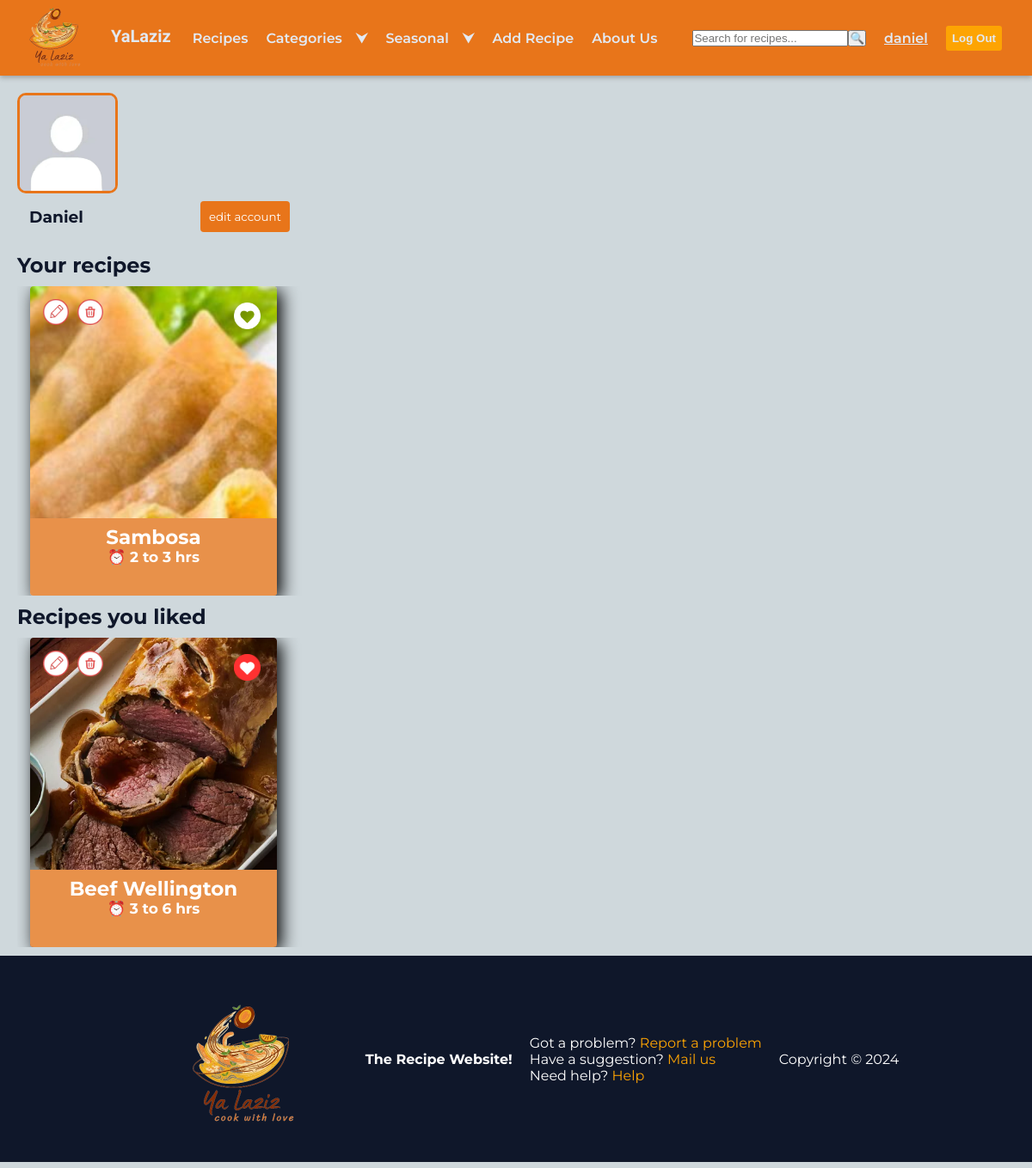
The page /myaccount/1 (signed in) on the database as committed earlier.
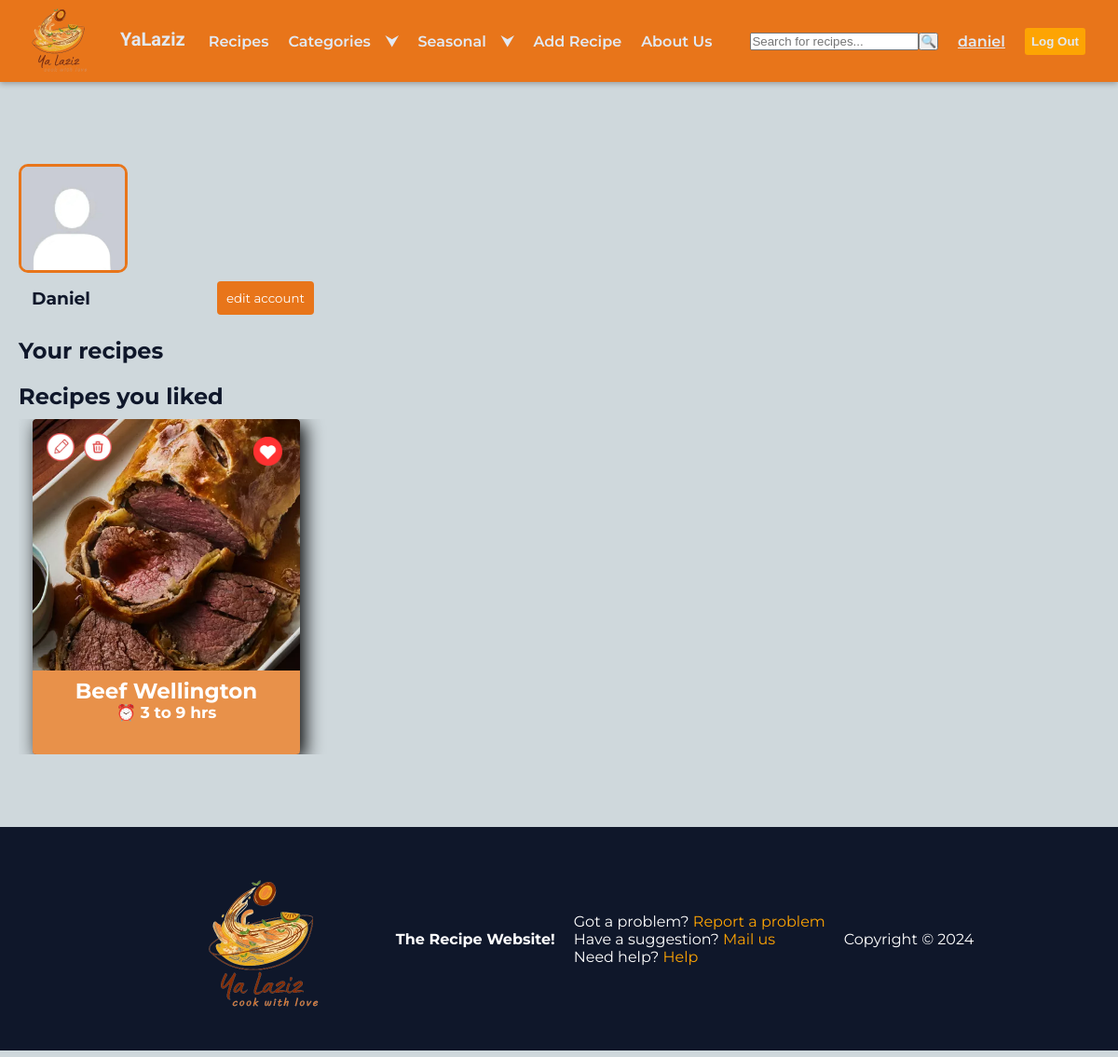
The same page on the database as committed later.
### yaLazizApp/models.py (models this page shows)
class User(AbstractUser):
    isAdmin = models.BooleanField(default=False)
    userphoto=models.ImageField(upload_to='Photos/', default='static/Photos/acc pic.png')
    last_login = models.DateTimeField(null=True, blank=True)

class Recipe(models.Model):
    name= models.CharField(max_length=255)
    coverPhoto= models.ImageField(upload_to='Photos/')
    mainPhoto= models.ImageField(upload_to='Photos/')
    duration = models.CharField(max_length=255)
    category = models.CharField(max_length=100)
    season= models.CharField(max_length=100)
    userId= models.ForeignKey(User, on_delete=models.CASCADE)
    visit_count = models.PositiveIntegerField(default=0)

### yaLazizApp/views.py (the view)
# urls.py: path('myaccount/<int:Id>',views.myAcc,name="myAcc"),
def myAcc(request,Id):
    template= loader.get_template('my account.html')
    fav= Favorite.objects.filter(userId=request.user.id).values_list('recipeId', flat=True)
    context = {
        'isAdmin': request.user.is_authenticated and request.user.isAdmin,
        'isSigned': request.user.is_authenticated,
        'user': User.objects.get(id=Id),
        'recipes':Recipe.objects.filter(userId=request.user),
        'Favorites':list(fav),
        'allRec':Recipe.objects.all(),
    }
    return HttpResponse(template.render(context,request))

### yaLazizApp/templates/my account.html (shortened to what this page needs)
<!DOCTYPE html>
{% extends "index.html" %}
{%load static%}
{%block additionalLinks%}
    <link rel="stylesheet" href="{%static 'css/my acc.css'%}">
    <link rel="stylesheet" href="{%static 'css/cards.css'%}">
{%endblock%}
{%block main%}
    <div class="page myAccPage">
        <main>
            <div class="header">
                <div class="userPhoto">
                    <img id="ph" class="photo" src="{{user.userphoto.url}}" alt="Account Photo">
                </div>
                <div class="container">
                    <div class="userName">
                        <h3 class="user">{{user.username|capfirst}}</h3>
                    </div>
                    <a href="{% url 'editAcc' %}">
                        <button class="editButton">edit account</button>
                    </a>
                </div>
            </div>
            <section class="section">
                <div class="content">
                    <div class="add">
                        <h1 class="added">Your recipes</h1>
                        <div class="grid" id="userGrid">
                            {%for recipe in recipes%}
                             <div class="recipe" id={{recipe.id}}>
                                <div class="edit">
                                    <img src="{% static 'Photos/editButton.png'%}" alt="" class="editRecipe" title="Edit Recipe">
                                    <img src="{% static 'Photos/deleteButton.png'%}" alt="" class="deleteRecipe" title="Delete Recipe">
                                </div>
                                {% if recipe.id in Favorites %}
                                    <img src="{% static 'Photos/heartRed.png'%}" alt="" title="remove from favorites" class="favorite_button">
                                {% else %}
                                    <img src="{% static 'Photos/heartWhite.png'%}" alt="" title="add to favorites" class="favorite_button">
                                {% endif %}
                                <img src={{recipe.coverPhoto.url}} alt="{{recipe.name}}" class="coverImg">
                                <div class="info">
                                    <h3>{{recipe.name}}</h3>
                                    <h5>&#x23F0; {{recipe.duration}}</h5>
                                </div>
                            </div>
                            {% endfor %}
                        </div>
                    </div>
                    <div class="favorite">
                        <h1 class="fav">Recipes you liked</h1>
                        <div class="grid" id="favoriteGrid">
                            {%for fav in Favorites %}
                             {%for Recipe in allRec%}
                            {%if fav == Recipe.id%}
                             <div class="recipe" id={{Recipe.id}}>
                                <div class="edit">
                                    <img src="{% static 'Photos/editButton.png'%}" alt="" class="editRecipe" title="Edit Recipe">
                                    <img src="{% static 'Photos/deleteButton.png'%}" alt="" class="deleteRecipe" title="Delete Recipe">
                                </div>
                                <img src="{% static 'Photos/heartRed.png'%}" alt="" title="remove from favorites" class="favorite_button">
                                <img src={{Recipe.coverPhoto.url}} alt="{{Recipe.name}}" class="coverImg">
                                <div class="info">
                                    <h3>{{Recipe.name}}</h3>
                                    <h5>&#x23F0; {{Recipe.duration}}</h5>
                                </div>
                            </div>
                            {%endif%}
                            {%endfor%}
                            {% endfor %}
                        </div>
                    </div>
                </div>
            </section>
        </main>
    </div>
{%endblock main%}

### yaLazizApp/templates/index.html (shortened to what this page needs)
{% load static %}
<!DOCTYPE html>
<html lang="en">
<head>
    <link rel="stylesheet" href="{%static 'css/index.css'%}">
    <link rel="stylesheet" href="{% static 'css/main.css' %}">
    {% block additionalLinks%}{%endblock%}
</head>
<body>
    <div class="page mainPage">
        <nav>
            <div class="nav container">
                <div class="navBegin">
                    <div class="icon"><a href="/" id="indexHref"><img src="{% static 'Photos/yaLaziz.png' %}"
                                alt="Recipe" height="150px" title="Recipe" class="logo">YaLaziz</a></div>
                </div>
                <div class="links" id="links">
                    <ul class="mainNav">
                        <li class="recipes">
                            <a href="/recipes" class="navLink">Recipes</a>
                        </li>
                        <li class="categories">
                            <div class="navLink">Categories <div class="arrow">&#11167;</div>
                            </div>
                        </li>
                        <li class="seasonal">
                            <div class="navLink">Seasonal <div class="arrow">&#11167;</div>
                            </div>
                        </li>
                        <li class="addRecipe"><a href="/add_recipe" class="navLink" id="addRecipeHref">Add Recipe</a>
                        </li>
                        <li class="about"><a href="/about" class="navLink">About Us</a></li>
                        <li id="searchItem">
                            <form method="get" action="{% url 'search' %}" id="searchForm">
                                <input type="text" name="q" placeholder="Search for recipes..." value="{{ request.GET.q|default:'' }}">
                                <button type="submit">&#128269;</button>
                            </form>
                        </li>
                        {% if user.is_authenticated %}
                        <li class="account"><a href="/myaccount/{{user.id}}" class="navLink">{{user.username}}</a></li>
                        {% else %}
                        <li class="account"><a class="navLink">Account</a></li>
                        {% endif %}
                        <li class="logout"><button><a  class="navLink">Log Out</a></button></li>
                    </ul>
                </div>
            </div>
        </nav>
        <main>
            {% block main %}{% endblock %}
        </main>
        <footer>
            <a href="index.html"><img src="{% static 'Photos/yaLaziz.png' %}" alt="Recipe" height="250px" title="Recipe"
                    class="logo"></a>
            <h4>The Recipe Website!</h4>
            <div>
                <div>
                    <label for="prob"> Got a problem?</label>
                    <a id="prob" href="Report_a_problem.html">Report a problem</a>
                </div>
                <div>
                    <label for="suggest"> Have a suggestion?</label>
                    <a id="suggest" href="mailto:danielsameh21@mail.com">Mail us</a>
                </div>
                <div>
                    <label for="help"> Need help?</label>
                    <a id="help" href="Help.html">Help</a>
                </div>
            </div>
            <div class="copyright">Copyright &#169; 2024</div>
        </footer>
    </div>
</body>
</html>

### yaLazizApp/static/css/index.css (style rules this page uses)
:root { --backgroundColor: hsl(217, 43%, 92%); --mainColor: #E8751A; --secColor: #FDA403; --textColor: var(--grey-900); --max-width: 1120px; --fixed-width: 600px; --grey-900: #0f172a; --navColor:#231336; }
* { -webkit-box-sizing: border-box; -moz-box-sizing: border-box; box-sizing: border-box; margin: 0px; padding: 0px; }
body { background-color: var(--clr-gray200); font-family: "Roboto Mono", monospace, "Chivo", sans-serif; font-family: "Montserrat", sans-serif; font-size: 1rem; }
ul { list-style: none; }
a { text-decoration: none; }
.container { margin-inline: 1.5rem; }
.nav { height: 5rem; }
nav { position: sticky; top: 0; left: 0; width: 100%; background-color: var(--mainColor); box-shadow: 0 2px 6px hsla(23, 32%, 8%, 0.3); z-index: 100; }
.navShow, .navClose, .icon a { color: var(--backgroundColor); }
.navBegin { height: 100%; display: flex; justify-content: space-between; align-items: center; }
.icon a { display: inline-flex; align-items: center; column-gap: 0.25rem; font-weight: 600; font-size: 1.25rem; font-family: "Alkatra", system-ui; }
.icon img { height: 130px; padding-bottom: 5px; }
.mainNav .login button, .mainNav .sign_up button, .logout button { background-color: var(--secColor); border-radius: 3px; border: 2px solid transparent; box-sizing: border-box; padding: 5px; transition: 0.3s; cursor: pointer; }
.mainNav .login button a, .mainNav .sign_up button a, .logout button a { background-color: var(--secColor); transition: 0.3s; }
.navLink { color: var(--backgroundColor); background-color: var(--mainColor); font-weight: 600; padding: 1.25rem 1.5rem; display: flex; justify-content: space-between; align-items: center; transition: background-color 0.3s; }
.categories, .seasonal { cursor: pointer; }
.arrow { transition: transform 0.4s; }
#searchForm { display: flex; justify-content: center; }
#searchItem { padding-left: 20px; margin-top: 1rem; margin-bottom: 1rem; }
#searchItem, .login, .sign_up { display: flex; align-items: center; }
footer { height: 15rem; background-color: #0f172a; color: white; display: flex; align-items: center; justify-content: center; column-gap: 1.25rem; }
footer a { margin-bottom: 0; color: var(--secColor); }
footer div { margin-bottom: 0; }
@media screen and (min-width:1118px) { .container { margin-inline: auto; } }
@media screen and (min-width:1118px) { .nav { height: 5.5rem; display: flex; justify-content: space-between; } }
@media screen and (min-width:1118px) { .mainNav { height: 100%; display: flex; justify-content: space-evenly; column-gap: 1rem; margin: 0 20px; } }
@media screen and (min-width:1118px) { .navLink { height: 100%; padding: 0; justify-content: initial; column-gap: 1rem; } }
@media screen and (min-width:1118px) { .categories,.seasonal { position: relative; } }
@media screen and (min-width:1118px) { .container { padding-right: 10px; } }
@media screen and (min-width:1118px) { .links { width: 100%; } }
.logout { display: none; }
.addRecipe { display: none; }

### yaLazizApp/static/css/main.css (style rules this page uses)
:root { --backgroundColor: hsl(217, 43%, 92%); --mainColor: #E8751A; --secColor: #FDA403; --textColor: var(--grey-900); --max-width: 1120px; --fixed-width: 600px; --grey-900: #0f172a; --navColor:#231336; --clr-primary: #d50000; --clr-primary-hover: #29e6a7; --clr-primary-dark: #039d69; --clr-gray100: #f0f7f8; --clr-gray200: #cfd8dc; --clr-gray300: #a7b7be; --clr-gray400: #6b7e86; --clr-gray500: #425a65; }
button,a { list-style: none; text-decoration: none; cursor: pointer; }

Rows that differ between the two databases and show on the page:
removed Recipe: coverPhoto (picture), name "Sambosa", duration "2 to 3 hrs", shown under "Your recipes"
changed Recipe "Beef Wellington": duration "3 to 6 hrs" → "3 to 9 hrs"
